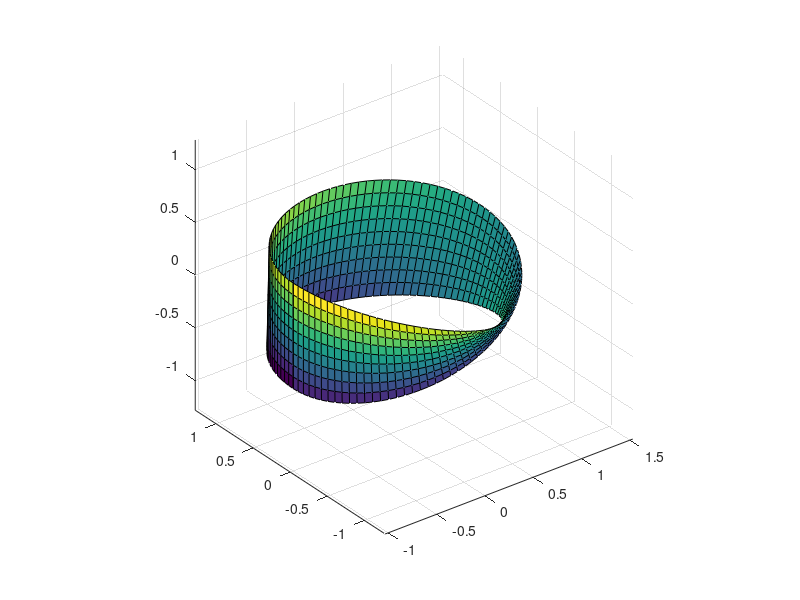

Recreate this plot in MATLAB.
function [] = mobius_band
% File:      mobius_band.m
% Author:    Ioannis Filippidis, jfilippidis@gmail.com
% Date:      2012.04.26
% Language:  MATLAB R2012a
% Purpose:   plot Mobius Strip embedded in E^3
% Copyright: Ioannis Filippidis, 2010-

u = linspace(-pi, pi, 100);
v = linspace(-1, 1, 10).';

x = (ones(10, 1) *cos(u)+0.5*v *cos(0.5*u).^2);
y = (ones(10, 1) *sin(u)+0.5*v *cos(0.5*u).^2);
z = 0.5 *v *sin(0.5*u);

surf(x, y, z)
axis equal
  %[xlabel,""],[ylabel,""],[legend,false],[grid,50,5],
  %[box,false],[elevation,25],[azimuth,0],
  %[palette,get_plot_option(palette,3)],
  %[gnuplot_term,svg],[gnuplot_out_file,"Moebius strip.svg"]);
